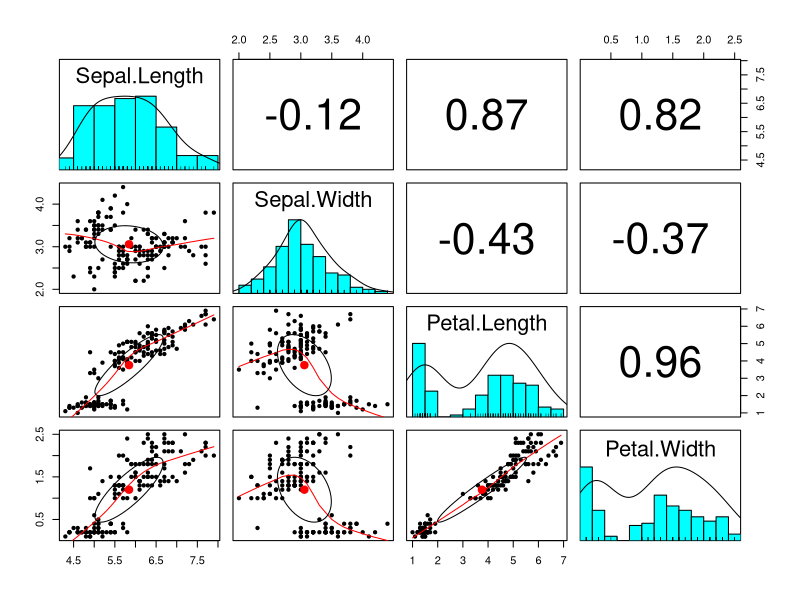
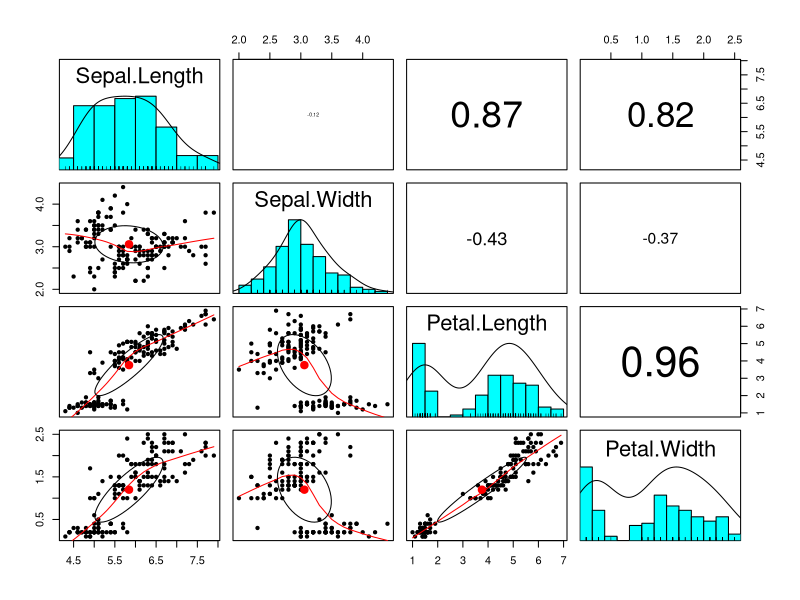
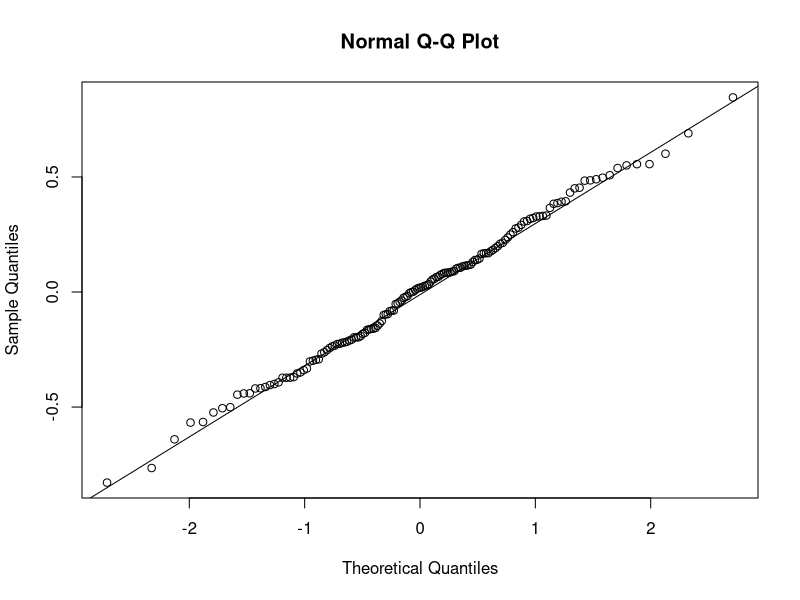
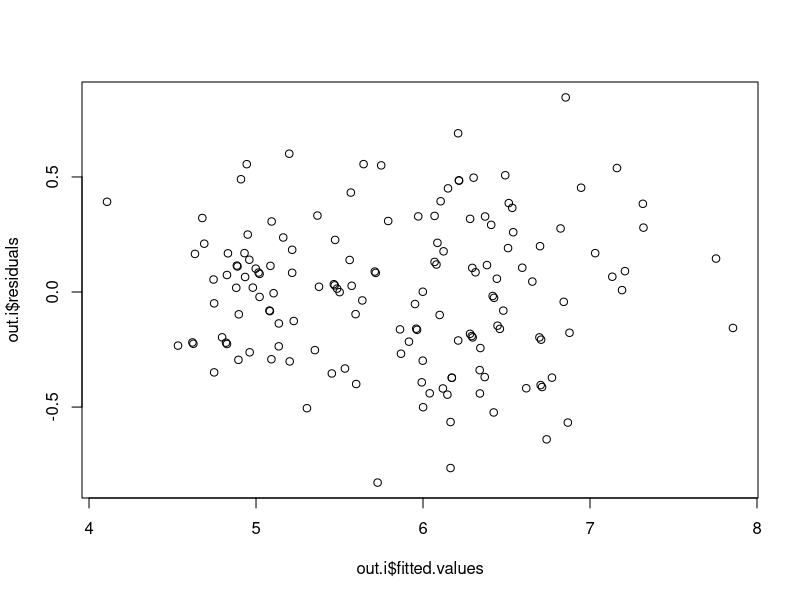
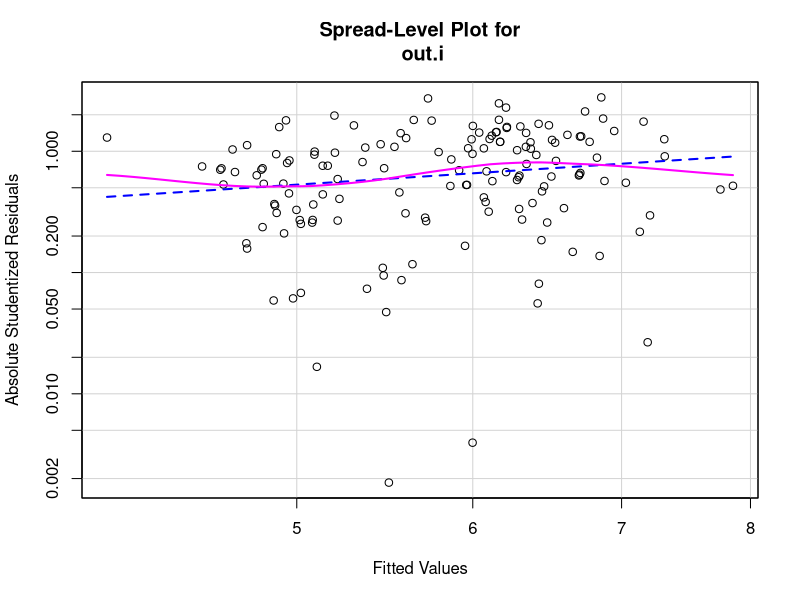
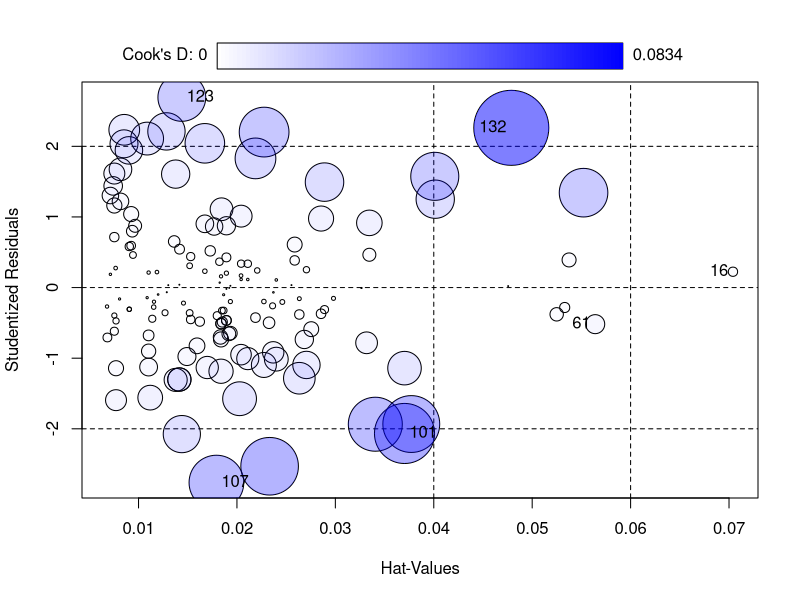
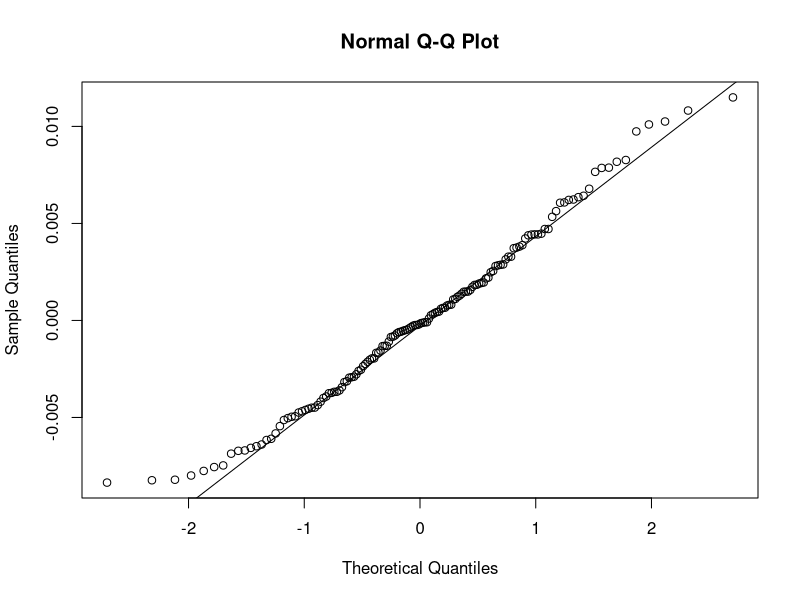
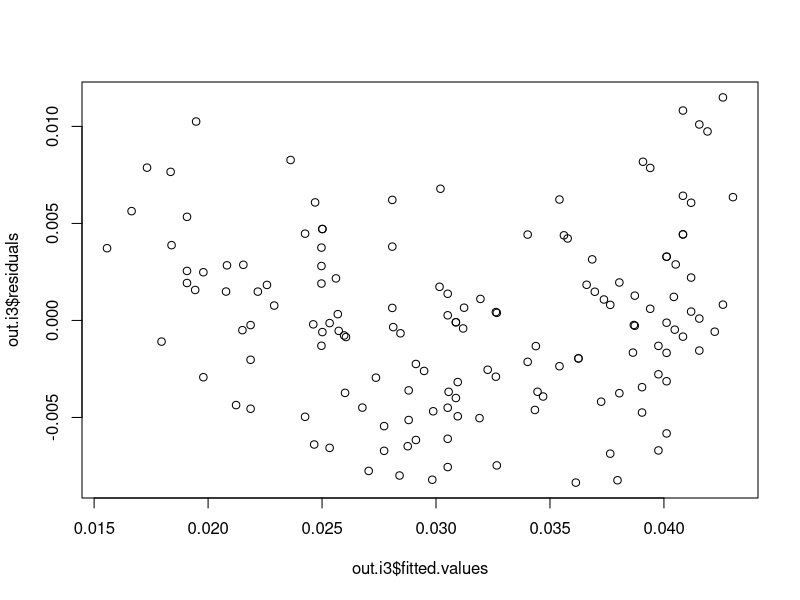

The R source for these figures, in order:
if(!require(car)) install.packages("car"); library(car)

# 다중회귀모형
# 단순회귀모형은 반응변수와 설명변수가 각각 1개인 경우
# 설명변수가 여러개와 반응변수 간 선형관계식을 세우는 분석이 다중회귀분석
par(mfrow=c(1,1))

data(iris)
head(iris)

# Sepal.Length = Sepal.width + Petal.length+Petal.width + species 로 구성된 회귀식을 세워보자. 
# 회귀분석 전 설명변수와 반응변수의 관계를 시각적으로 확인하기 위한 산점도를 그려보자.
# 여러 변수 간 상관성을 살펴보기 위해 pairs.panels() 함수 이용

if (!require(psych)) install.packages("psych"); library(psych)
pairs.panels(iris[,1:4], scale=FALSE)
pairs.panels(iris[,1:4], scale=TRUE)

out.i <- lm(Sepal.Length ~ Sepal.Width + Petal.Length+ Petal.Width, data=iris)
summary(out.i)
# 다중회귀모형의 경우 설명변수가 증가할 수록 R^2가 증가한다.
# 불필요한 독립변수가 모형에 반영될 필요가 없으므로 독립변수의 수에 벌점을 준 수정된 R^2로 최적모형 결정한다.
# adj. R^2 = 1 - (SSE/(n-k-1)) / (SST/(n-1))
# 여기서 n은 데이터의 수, k는 독립 변수의 수이다. 

# 정규성 검정
qqnorm(out.i$residuals)
qqline(out.i$residuals)
shapiro.test(out.i$residuals)

# 독립성 검정
plot(out.i$fitted.values, out.i$residuals)
durbinWatsonTest(out.i)

# 등분산성 검정
spreadLevelPlot(out.i)
ncvTest(out.i)

# 다중공선성 문제, 독립변수들 간 높은 상관관계가 있는 경우 다중회귀모형 추정이 어려움
# 확인하기 위해 분산팽창지수 (vif)를 확인해야함.
# 만약 vif>5이상이면 변수선택, 능형회귀모형, 주성분회귀모형 등을 통해 다중공선성 문제 해결이 필요

vif(out.i) #  Petal.Length와  Petal.Width의 vif>5이상임 

out.i2 <- lm(Sepal.Length ~ Sepal.Width + Petal.Width, data=iris) # 높은 vif 순으로 제거
vif(out.i2) # 다중공선성 문제 해결

summary(out.i2) 

# 회귀모형의 진단 및 보정
# 지렛대점, 영향점, 이상점을 알아보자.
influencePlot(out.i2)

# StudRes : 이상점 여부 확인
# Hat : 모자행렬을 이용한 지렛대 점 확인
# CookD : 영향점 확인

# 이상점은 outlierTest()함수를 통해 확인
# 이상점이 많을 수록 모형의 결정계수인 R^2 가 감소됨
outlierTest(out.i2)

# Hat이 2(k+1)/n 이면 지렛대 점으로 주의깊게 볼 필요가 있음
2*(2+1)/nrow(iris) 

# 쿡의 거리는 4/(n-k-1)보다 크면 영향점으로 판단 
4/(nrow(iris)-2-1)

# 영향점 : 101, 107, 123, 132
# 지렛대점 : 16, 61, 132
# 이상점 : 107 

# 영향점과 이상점은 회귀모형에 안 좋은 영향을 미치는 자료로 제거시 더 좋은 회귀모형식을 얻을 수 있다.
# 단, 두 개 이상의 이상점이 이웃하면 서로의 이상점 효과가 상쇄될 수 있다. 
# 모형이 변하면 이상점을 다시 조사해야 한다.
# 데이터셋이 클 경우 한 두개의 이상점은 문제되지 않지만,
# 이상점이 그룹을 형성하는 경우에는 분석에 주의해야 한다.

# 이 자료의 경우 101, 107, 123, 132가 회귀모형에 악영향을 미친다고 판단되므로 제거하여 회귀모형을 다시 세우면

iris2 <- iris[c(-101,-107, -123, -132),]

out.i3 <- lm(Sepal.Length^-2 ~ Sepal.Width + Petal.Width, data=iris2) 
summary(out.i3) 

# 정규성 검정
qqnorm(out.i3$residuals)
qqline(out.i3$residuals)
shapiro.test(out.i3$residuals)

# 독립성 검정
plot(out.i3$fitted.values, out.i3$residuals)
durbinWatsonTest(out.i3)

# 등분산성 검정
spreadLevelPlot(out.i3)
ncvTest(out.i3)

# 추가그림은 반응변수와 설명변수의 관계를 2차식으로 표현한 그림이다.
avPlots(out.i3)

# 다중공선선, 영향점, 이상점, 지렛대점을 확인


#########################################################################
summary(iris) # Species 는 범주형 변수임
# 범주형 자료는 factor로 변환하여 분석 
# factor로 변환시 가변수로 처리하여 회귀모형을 세움

out.i2 <- lm(Sepal.Length ~ Sepal.Width + Petal.Length+ Petal.Width+as.factor(Species), data=iris)
summary(out.i2)
# 범주형 결과에 대한 해석
# default : setosa
# versicolor : setosa종에 비해 versicolor종의  Sepal.Length가 -0.72356 작다
# virginica  : setosa종에 비해 virginica종의  Sepal.Length가 -1.02350 작다

# 아이리스의 종별 Sepal.Length의 식을 다시 정리하면 아래와 같다.
# setosa : 2.17+Sepal.width*0.49 + petal.length*0.82+Petal.width*-0.31
# versicolor : 2.17 -0.72356 +Sepal.width*0.49 + petal.length*0.82+Petal.width*-0.31
# virginica : 2.17 - 1.02350 +Sepal.width*0.49 + petal.length*0.82+Petal.width*-0.31

##########################################################################
# 회귀모형의 설명변수가 많은 경우 중요한 설명변수를 선택해야한다.
# 1. 전진선택법
# 2. 후진제거법
# 3. 단계적 방법
# 위의 세가지 방법은 step()함수를 통해 진행할 수 있다.

if(!require(mlbench)) install.packages("mlbench"); library(mlbench)

data("BostonHousing")

m <- lm (medv ~ ., data=BostonHousing) # 여기서 .은  medv를 제외한 모든 변수를 설명변수로 간
m2 <- step(m, ddirection="forward") # 전진선택법
m3 <- step(m, ddirection="bacward") # 후진제거법
m4 <- step(m, ddirection="both")    # 단계적방법

formula(m2)
formula(m3)
formula(m4)

# 모든 가능한 경우를 고려한 최적모형 찾기
# leaps::regsubsets()함수는 2N개의 회귀 모형을 만들어 비교를 수행하는 함수

if(!require(leaps)) install.packages("leaps"); library(leaps)

m5 <- regsubsets(medv ~., data=BostonHousing)
summary(m5)

summary(m5)$bic
summary(m5)$adjr2

plot(m5, scale="adjr2")
plot(m5, scale="bic")
